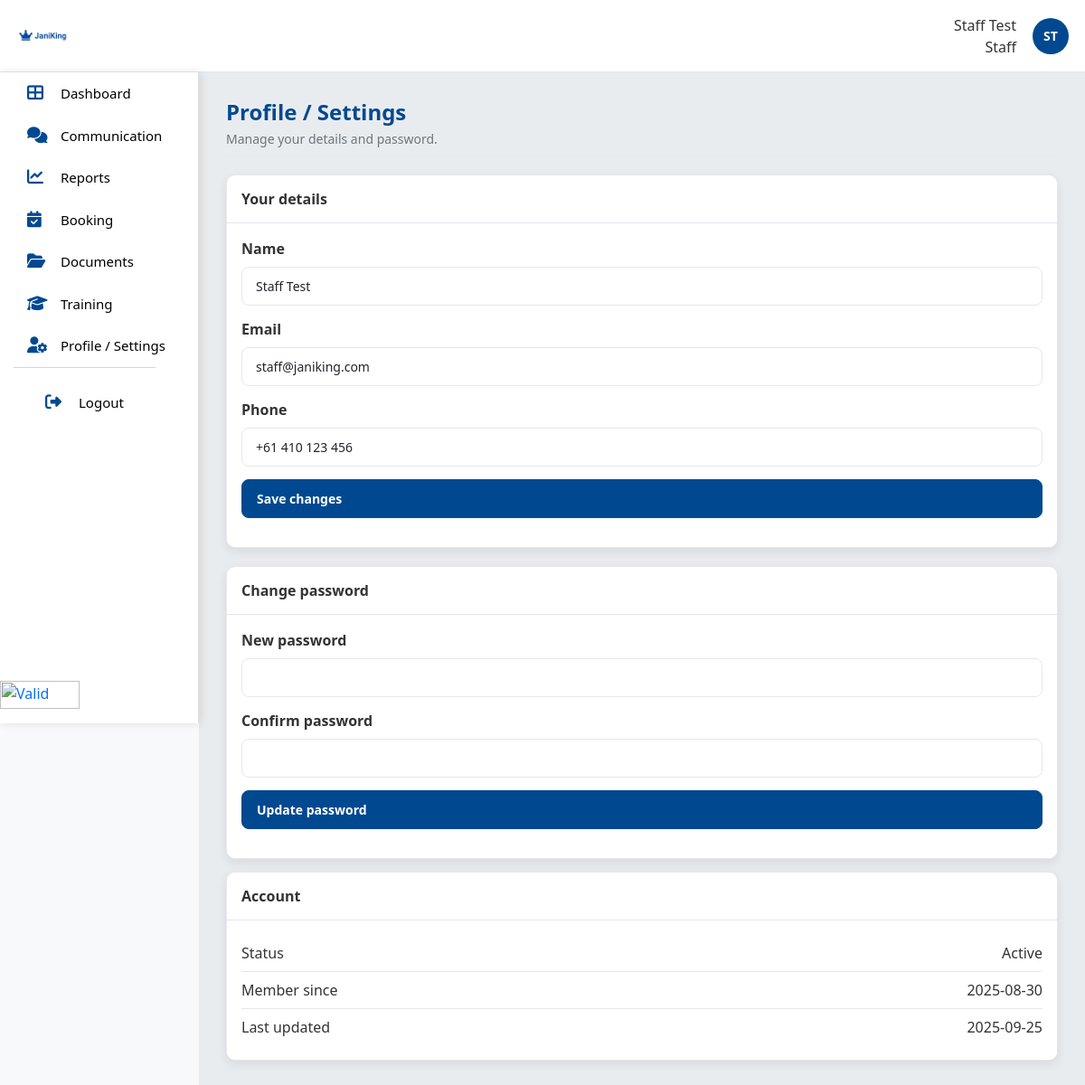
The page /root/staff/staff_profile.php on the database its author committed.
### tables this page shows
CREATE TABLE `users` (
  `user_id` int(11) NOT NULL,
  `role` enum('Admin','Staff') DEFAULT NULL,
  `name` varchar(100) DEFAULT NULL,
  `email` varchar(100) DEFAULT NULL,
  `password_hash` varchar(255) DEFAULT NULL,
  `phone` varchar(20) DEFAULT NULL,
  `status` enum('Active','Inactive') DEFAULT 'Active',
  `created_at` timestamp NOT NULL DEFAULT current_timestamp(),
  `updated_at` timestamp NOT NULL DEFAULT current_timestamp() ON UPDATE current_timestamp()
);

### root/staff/staff_profile.php (the view, shortened to what this page needs)
<?php
function e($s=''){ return htmlspecialchars((string)$s, ENT_QUOTES, 'UTF-8'); }
function db(): PDO {
  $pdo=new PDO('mysql:host=127.0.0.1;dbname=janiking;charset=utf8mb4','root','',[
    PDO::ATTR_ERRMODE=>PDO::ERRMODE_EXCEPTION,
    PDO::ATTR_DEFAULT_FETCH_MODE=>PDO::FETCH_ASSOC,
  ]);
  return $pdo;
}
$USER_ID = 2;
$pdo = db();
$u = $pdo->prepare("SELECT user_id, role, name, email, phone, status, created_at, updated_at FROM users WHERE user_id=:id");
$u->execute([':id'=>$USER_ID]);
$user = $u->fetch();
include('../includes/staff_header.php');
include('../includes/staff_navbar.php');
?>
<!DOCTYPE html>
<html lang="en"><head>
<link href="https://cdn.jsdelivr.net/npm/bootstrap@5.3.3/dist/css/bootstrap.min.css" rel="stylesheet">
<link rel="stylesheet" href="https://cdnjs.cloudflare.com/ajax/libs/font-awesome/6.5.0/css/all.min.css">
<link rel="stylesheet" href="../assets/css/staff.css">
</head>
<body class="staff" data-page="profile">
  <main class="content">
    <div class="page-head"><h1>Profile / Settings</h1><p>Manage your details and password.</p></div>
    <div class="grid profile">
      <div class="cardx">
        <div class="card-header">Your details</div>
        <div class="card-body">
          <form method="post" class="stack">
            <div class="field">
              <label class="form-label">Name</label>
              <input class="form-control" name="name" value="<?= e($user['name'] ?? '') ?>" required>
            </div>
            <div class="field">
              <label class="form-label">Email</label>
              <input class="form-control" type="email" name="email" value="<?= e($user['email'] ?? '') ?>" required>
            </div>
            <div class="field">
              <label class="form-label">Phone</label>
              <input class="form-control" name="phone" value="<?= e($user['phone'] ?? '') ?>">
            </div>
            <button class="btn btn-primary" type="submit">Save changes</button>
          </form>
        </div>
      </div>
      <div class="stack">
        <div class="cardx">
          <div class="card-header">Change password</div>
          <div class="card-body">
            <form method="post" class="stack">
              <div class="field">
                <label class="form-label">New password</label>
                <input class="form-control" type="password" name="pw1" required>
              </div>
              <div class="field">
                <label class="form-label">Confirm password</label>
                <input class="form-control" type="password" name="pw2" required>
              </div>
              <button class="btn btn-primary" type="submit">Update password</button>
            </form>
          </div>
        </div>
        <div class="cardx">
          <div class="card-header">Account</div>
          <div class="card-body">
            <div class="itemline"><span>Status</span><span class="badgex"><?= e($user['status'] ?? '') ?></span></div>
            <div class="itemline"><span>Member since</span><span><?= e(isset($user['created_at'])?date('Y-m-d', strtotime($user['created_at'])):'') ?></span></div>
            <div class="itemline"><span>Last updated</span><span><?= e(isset($user['updated_at'])?date('Y-m-d', strtotime($user['updated_at'])):'') ?></span></div>
          </div>
        </div>
      </div>
    </div>
  </main>
</body></html>

### root/assets/css/staff.css (style rules this page uses)
:root { --header-h: 80px; --nav-w: 220px; --brand-blue: #004990; --bg: #f8f9fa; --card-bg: #ffffff; --text: #333333; --muted: #6c757d; --border: #e5e7eb; --line: #e5e7eb; --shadow: 0 4px 12px rgba(0,0,0,.08); }
* { box-sizing: border-box; }
html, body { height: 100%; }
body { margin: 0; font-family: 'Segoe UI', Tahoma, Geneva, Verdana, sans-serif; color: var(--text); background: var(--bg); overflow-y: auto; }
.content, .main-content { margin-left: var(--nav-w); padding: 30px; overflow-y: auto; background: #e9ecef; min-height: calc(100vh - var(--header-h)); }
.card, .table-card, .cardx { background: var(--card-bg); border-radius: 10px; box-shadow: var(--shadow); border: 1px solid var(--border); overflow: hidden; }
.cardx .card-header { padding:14px 16px; border-bottom:1px solid var(--border); font-weight:700; color:var(--text); }
.cardx .card-body { padding:16px; background:#fff; }
.btn, .btnx { display:inline-flex; align-items:center; gap:8px; padding:10px 16px; border:1px solid transparent; border-radius:8px; font-size:14px; font-weight:600; cursor:pointer; transition:all .2s ease; text-decoration:none; background:#fff; color:var(--text); }
.btn-primary, .btnx-primary { background:var(--brand-blue); color:#fff; border-color:var(--brand-blue); }
.form-group label, .form-label { display:block; margin-bottom:8px; font-weight:600; color:var(--text); }
.form-control, input[type="text"], input[type="email"], input[type="password"], input[type="date"], select, textarea { width:100%; padding:10px 15px; border:1px solid var(--border); border-radius:8px; font-size:14px; background:#fff; }
.grid { display:grid; gap:20px; }
.stack { display:flex; flex-direction:column; gap:14px; }
.itemline { display:flex; align-items:center; justify-content:space-between; padding:8px 0; border-bottom:1px solid var(--border); }
.itemline:last-child { border-bottom:none; }
.page-head h1, .content > h1:first-of-type, .main-content > h1:first-of-type { color: var(--brand-blue); font-size: 24px; font-weight: 700; margin: 0; padding: 0; }
.page-head p, .content > h1:first-of-type + p, .main-content > h1:first-of-type + p { color: var(--muted); font-size: 14px; margin: 4px 0 0 0; }
.page-head { margin-bottom: 20px; padding-bottom: 8px; border-bottom: 1px solid var(--border); }

### rows shown on the page
users: name "Staff Test", email "staff@janiking.com", phone "+61 410 123 456", status "Active", created_at "2025-08-30", updated_at "2025-09-25"

### other values the page prints
$userName "Staff Test"
$userRole "Staff"
$initials "ST"
